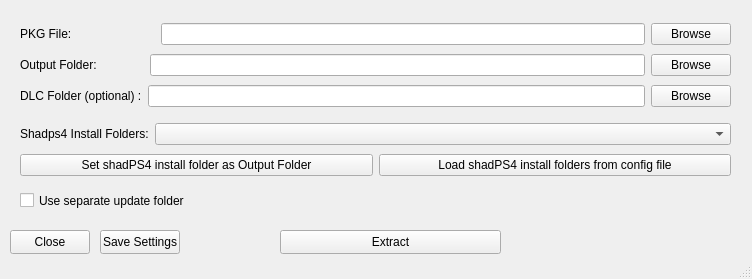
<?xml version="1.0" encoding="UTF-8"?>
<ui version="4.0">
 <class>MainWindow</class>
 <widget class="QMainWindow" name="MainWindow">
  <property name="geometry">
   <rect>
    <x>0</x>
    <y>0</y>
    <width>752</width>
    <height>279</height>
   </rect>
  </property>
  <property name="windowTitle">
   <string>MainWindow</string>
  </property>
  <widget class="QWidget" name="centralwidget">
   <widget class="QPushButton" name="closeButton">
    <property name="geometry">
     <rect>
      <x>10</x>
      <y>230</y>
      <width>80</width>
      <height>24</height>
     </rect>
    </property>
    <property name="text">
     <string>Close</string>
    </property>
   </widget>
   <widget class="QWidget" name="verticalLayoutWidget">
    <property name="geometry">
     <rect>
      <x>20</x>
      <y>20</y>
      <width>711</width>
      <height>92</height>
     </rect>
    </property>
    <layout class="QVBoxLayout" name="verticalLayout">
     <item>
      <layout class="QHBoxLayout" name="horizontalLayout">
       <item>
        <widget class="QLabel" name="label">
         <property name="text">
          <string>PKG File:                         </string>
         </property>
        </widget>
       </item>
       <item>
        <widget class="QLineEdit" name="pkgLineEdit"/>
       </item>
       <item>
        <widget class="QPushButton" name="browsePkgButton">
         <property name="sizePolicy">
          <sizepolicy hsizetype="Fixed" vsizetype="Fixed">
           <horstretch>0</horstretch>
           <verstretch>0</verstretch>
          </sizepolicy>
         </property>
         <property name="text">
          <string>Browse</string>
         </property>
        </widget>
       </item>
      </layout>
     </item>
     <item>
      <layout class="QHBoxLayout" name="horizontalLayout_2">
       <item>
        <widget class="QLabel" name="label_2">
         <property name="text">
          <string>Output Folder:              </string>
         </property>
        </widget>
       </item>
       <item>
        <widget class="QLineEdit" name="outputLineEdit"/>
       </item>
       <item>
        <widget class="QPushButton" name="browseFolderButton">
         <property name="sizePolicy">
          <sizepolicy hsizetype="Fixed" vsizetype="Fixed">
           <horstretch>0</horstretch>
           <verstretch>0</verstretch>
          </sizepolicy>
         </property>
         <property name="text">
          <string>Browse</string>
         </property>
        </widget>
       </item>
      </layout>
     </item>
     <item>
      <layout class="QHBoxLayout" name="horizontalLayout_3">
       <item>
        <widget class="QLabel" name="label_3">
         <property name="text">
          <string>DLC Folder (optional) :</string>
         </property>
        </widget>
       </item>
       <item>
        <widget class="QLineEdit" name="dlcLineEdit"/>
       </item>
       <item>
        <widget class="QPushButton" name="dlcFolderButton">
         <property name="sizePolicy">
          <sizepolicy hsizetype="Fixed" vsizetype="Fixed">
           <horstretch>0</horstretch>
           <verstretch>0</verstretch>
          </sizepolicy>
         </property>
         <property name="text">
          <string>Browse</string>
         </property>
        </widget>
       </item>
      </layout>
     </item>
    </layout>
   </widget>
   <widget class="QPushButton" name="extractButton">
    <property name="geometry">
     <rect>
      <x>280</x>
      <y>230</y>
      <width>221</width>
      <height>24</height>
     </rect>
    </property>
    <property name="text">
     <string>Extract</string>
    </property>
   </widget>
   <widget class="QPushButton" name="settingsButton">
    <property name="geometry">
     <rect>
      <x>100</x>
      <y>230</y>
      <width>80</width>
      <height>24</height>
     </rect>
    </property>
    <property name="text">
     <string>Save Settings</string>
    </property>
   </widget>
   <widget class="QCheckBox" name="separateUpdateCheckBox">
    <property name="geometry">
     <rect>
      <x>20</x>
      <y>190</y>
      <width>171</width>
      <height>21</height>
     </rect>
    </property>
    <property name="text">
     <string>Use separate update folder</string>
    </property>
   </widget>
   <widget class="QWidget" name="verticalLayoutWidget_2">
    <property name="geometry">
     <rect>
      <x>20</x>
      <y>120</y>
      <width>711</width>
      <height>61</height>
     </rect>
    </property>
    <layout class="QVBoxLayout" name="verticalLayout_2">
     <item>
      <layout class="QHBoxLayout" name="horizontalLayout_4">
       <item>
        <widget class="QLabel" name="label_4">
         <property name="sizePolicy">
          <sizepolicy hsizetype="Fixed" vsizetype="Preferred">
           <horstretch>0</horstretch>
           <verstretch>0</verstretch>
          </sizepolicy>
         </property>
         <property name="text">
          <string>Shadps4 Install Folders:</string>
         </property>
        </widget>
       </item>
       <item>
        <widget class="QComboBox" name="folderComboBox"/>
       </item>
      </layout>
     </item>
     <item>
      <layout class="QHBoxLayout" name="horizontalLayout_5">
       <item>
        <widget class="QPushButton" name="setOutputButton">
         <property name="text">
          <string>Set shadPS4 install folder as Output Folder</string>
         </property>
        </widget>
       </item>
       <item>
        <widget class="QPushButton" name="loadConfigButton">
         <property name="sizePolicy">
          <sizepolicy hsizetype="Preferred" vsizetype="Fixed">
           <horstretch>0</horstretch>
           <verstretch>0</verstretch>
          </sizepolicy>
         </property>
         <property name="text">
          <string>Load shadPS4 install folders from config file</string>
         </property>
        </widget>
       </item>
      </layout>
     </item>
    </layout>
   </widget>
  </widget>
  <widget class="QStatusBar" name="statusbar"/>
 </widget>
 <resources/>
 <connections/>
</ui>
